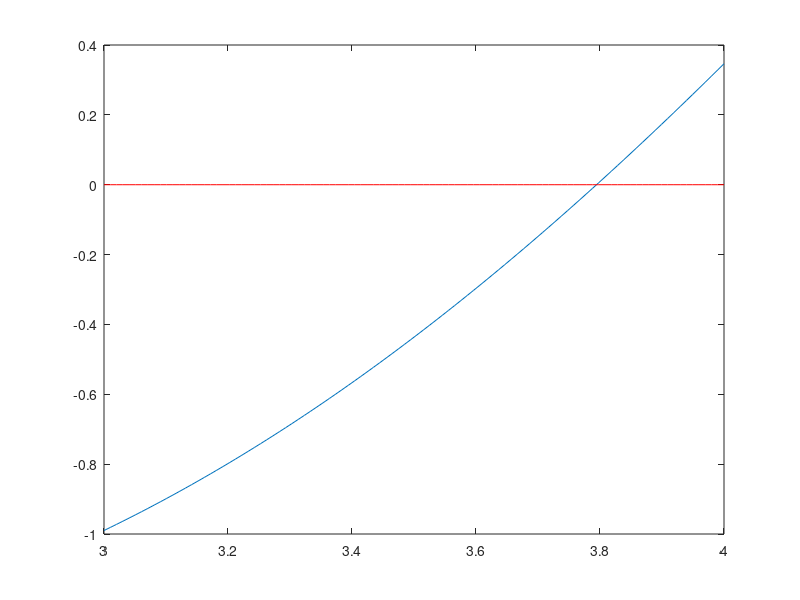

The MATLAB source for this figure: (Note: this script raises an error after producing the figure.)
%{
This Matlab script is a demo of the bisection method, applied to the function 
x + cos(x) - 3 to solve the problem

x + cos(x) = 3 for x in [3,4]

APPM 4650 
Instructor: Eduardo Corona
%}

% Bisection method example (lectures 2-3) 
fun = @(x) x + cos(x) - 3; 

% We find an interval [a,b] to use (check graphically)
a=3; b=4; 
xx = linspace(a,b,100); 
plot(xx,fun(xx));
hold on; 
plot(xx,zeros(1,100),'r'); 
hold off; 

% Bisection method (using matlab function)
tol=1e-15; 
nmax = ceil(log2(1/tol)); %theoretical maximum number of iterations needed 
%to reach tol (based on reduction of the error by half)

% Apply bisect method function
[r,rn] = bisect_method(fun,a,b,tol,nmax);

% Plot of the error to determine convergence (linear)

% approximate error
e = abs(r-rn(1:end-1)); 
% length of interval
ln = (1/2).^(0:length(e)-1);

figure; 
plot(-log2(ln),log2(e),'-o')